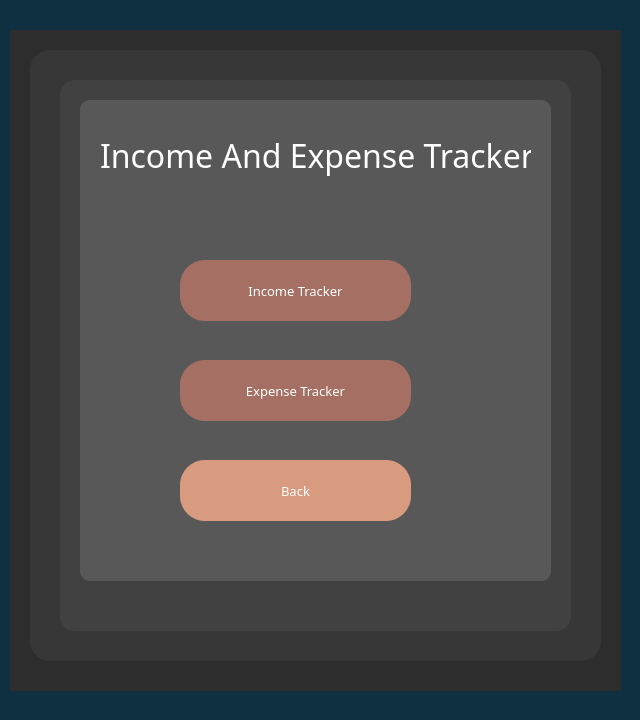
<?xml version="1.0" encoding="UTF-8"?>
<ui version="4.0">
 <class>IncomeAndExpense</class>
 <widget class="QDialog" name="IncomeAndExpense">
  <property name="geometry">
   <rect>
    <x>0</x>
    <y>0</y>
    <width>640</width>
    <height>720</height>
   </rect>
  </property>
  <property name="windowTitle">
   <string>Income And Expense</string>
  </property>
  <widget class="QWidget" name="Fback" native="true">
   <property name="geometry">
    <rect>
     <x>0</x>
     <y>0</y>
     <width>640</width>
     <height>720</height>
    </rect>
   </property>
   <property name="minimumSize">
    <size>
     <width>640</width>
     <height>720</height>
    </size>
   </property>
   <property name="maximumSize">
    <size>
     <width>640</width>
     <height>720</height>
    </size>
   </property>
   <property name="styleSheet">
    <string notr="true">QWidget{
	background-color: rgb(15, 48, 64);
}</string>
   </property>
   <widget class="QWidget" name="Fback1" native="true">
    <property name="geometry">
     <rect>
      <x>10</x>
      <y>30</y>
      <width>611</width>
      <height>661</height>
     </rect>
    </property>
    <property name="styleSheet">
     <string notr="true">QWidget{
	background-color: rgb(45, 45, 45);
}</string>
    </property>
    <widget class="QWidget" name="Fback2" native="true">
     <property name="geometry">
      <rect>
       <x>20</x>
       <y>20</y>
       <width>571</width>
       <height>611</height>
      </rect>
     </property>
     <property name="styleSheet">
      <string notr="true">QWidget{
	background-color: rgb(55, 55, 55);
	border-radius:20px;
}</string>
     </property>
     <widget class="QWidget" name="Fback3" native="true">
      <property name="geometry">
       <rect>
        <x>30</x>
        <y>30</y>
        <width>511</width>
        <height>551</height>
       </rect>
      </property>
      <property name="styleSheet">
       <string notr="true">QWidget{
	background-color: rgb(65, 65, 65);
	border-radius:15px;
}</string>
      </property>
      <widget class="QWidget" name="btnBack" native="true">
       <property name="geometry">
        <rect>
         <x>20</x>
         <y>20</y>
         <width>471</width>
         <height>481</height>
        </rect>
       </property>
       <property name="styleSheet">
        <string notr="true">QWidget{
	
	background-color:rgb(88, 88, 88);
	border-radius:10px;
}</string>
       </property>
       <widget class="QPushButton" name="btnExpenseTracker">
        <property name="geometry">
         <rect>
          <x>100</x>
          <y>260</y>
          <width>231</width>
          <height>61</height>
         </rect>
        </property>
        <property name="font">
         <font>
          <family>Rockwell</family>
          <pointsize>10</pointsize>
         </font>
        </property>
        <property name="styleSheet">
         <string notr="true">QPushButton{
	background-color:rgb(165, 111, 99);
	border-radius:25px;
	border-color: rgb(53, 69, 93);
	
	color: white;
}</string>
        </property>
        <property name="text">
         <string>Expense Tracker</string>
        </property>
       </widget>
       <widget class="QPushButton" name="btnIncomeTracker">
        <property name="geometry">
         <rect>
          <x>100</x>
          <y>160</y>
          <width>231</width>
          <height>61</height>
         </rect>
        </property>
        <property name="font">
         <font>
          <family>Rockwell</family>
          <pointsize>10</pointsize>
         </font>
        </property>
        <property name="styleSheet">
         <string notr="true">QPushButton{
	background-color:rgb(165, 111, 99);
	border-radius:25px;
	border-color: rgb(53, 69, 93);
	
	color: white;
}</string>
        </property>
        <property name="text">
         <string>Income Tracker</string>
        </property>
       </widget>
       <widget class="QLabel" name="txtDashboard">
        <property name="geometry">
         <rect>
          <x>20</x>
          <y>10</y>
          <width>431</width>
          <height>91</height>
         </rect>
        </property>
        <property name="font">
         <font>
          <family>Poor Richard</family>
          <pointsize>24</pointsize>
         </font>
        </property>
        <property name="styleSheet">
         <string notr="true">QLabel{
	color:white;
}</string>
        </property>
        <property name="text">
         <string>Income And Expense Tracker</string>
        </property>
       </widget>
       <widget class="QPushButton" name="btnBack_2">
        <property name="geometry">
         <rect>
          <x>100</x>
          <y>360</y>
          <width>231</width>
          <height>61</height>
         </rect>
        </property>
        <property name="font">
         <font>
          <family>Rockwell</family>
          <pointsize>10</pointsize>
         </font>
        </property>
        <property name="styleSheet">
         <string notr="true">QPushButton{
	background-color:rgb(217, 155, 127);
	border-radius:25px;
	border-color: rgb(53, 69, 93);
	color: white;
}</string>
        </property>
        <property name="text">
         <string>Back</string>
        </property>
       </widget>
      </widget>
     </widget>
    </widget>
   </widget>
  </widget>
 </widget>
 <resources/>
 <connections/>
</ui>
